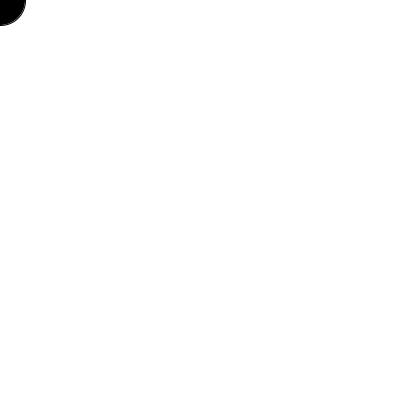
Frame 1 (no input)
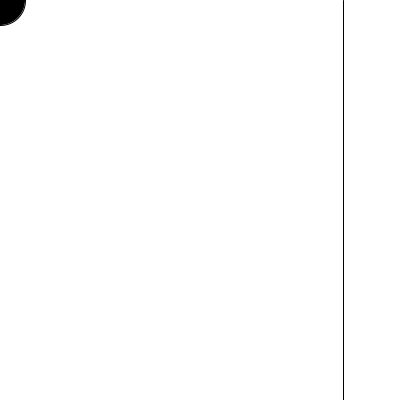
Frame 60 (the mouse pressed at the canvas centre just before this capture)
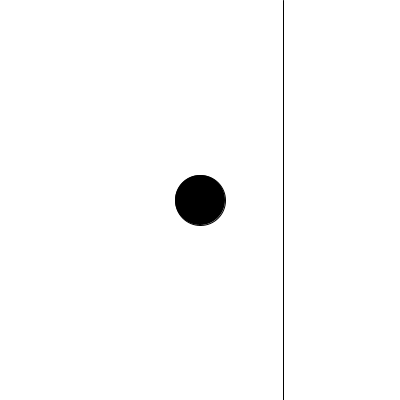
Frame 120 (the mouse held since frame 60 and released just before this capture)

The Processing sketch that drew these frames (run headless with seeded random() and noise(); from frame 60 on, the mouse is pressed at the canvas centre):

// Processing sketch: sketch_140509j
// ── sketch_140509j.pde
int x;
int r;
boolean f;

void setup(){
  size(400,400);
  x = width;
  r = 50;
  fill(0);
}

void draw(){
  background(255);
  ellipse(mouseX,mouseY,r,r);
  line(x,0,x,height);
  if(f){
    x--;
  }else{
    x++;
  }
  if(x < mouseX + r/2){
    x = mouseX + r/2;
  }
  if(x <= mouseX + r/2){
    f = false;
  }else if(x >= width){
    f = true;
  }
}
